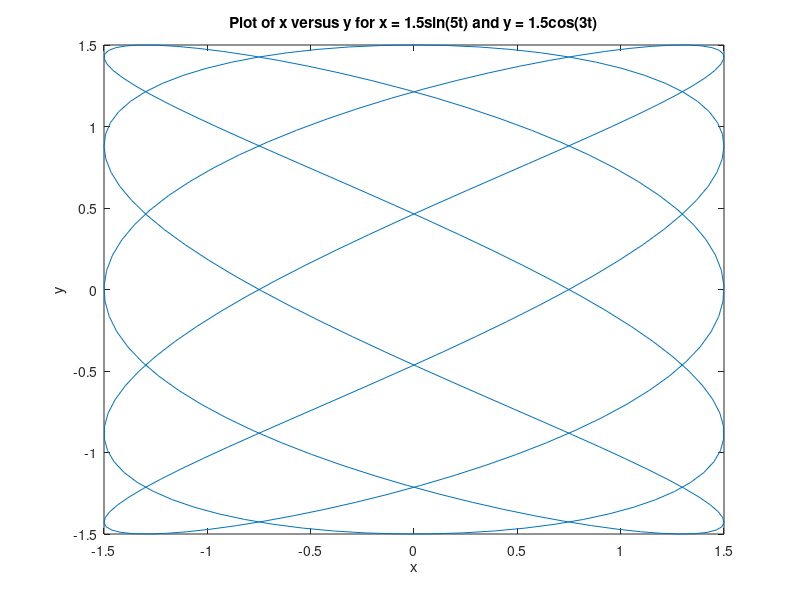

Write the MATLAB code that produced this figure.
t = linspace(0,2*pi,300); % Add more points to smooth graph.
plot(1.5*sin(5*t),1.5*cos(3*t));
xlabel('x');
ylabel('y');
title('Plot of x versus y for x = 1.5sin(5t) and y = 1.5cos(3t)');
saveas(gcf,'A3Q4','png');